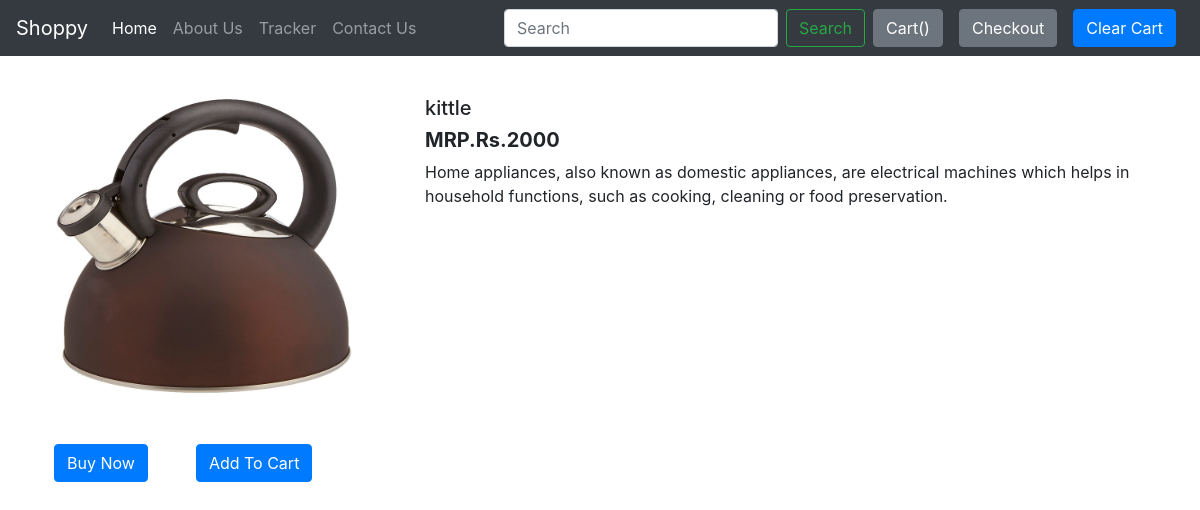
Page /shop/products/17 on the committed database.
### shop/models.py (models this page shows, shortened)
class Product(models.Model):
    product_id = models.AutoField
    product_name = models.CharField(max_length=50)
    category = models.CharField(max_length=50, default="")
    subcategory = models.CharField(max_length=50, default="")
    price = models.IntegerField(default=0)
    desc = models.CharField(max_length=3000)
    pub_date = models.DateField()
    image = models.ImageField(upload_to="shop/images", default="")

### shop/views.py (the view)
# urls.py: path("products/<int:myid>", views.productView, name="ProductView"),
def productView(request, myid):
    product = Product.objects.filter(id=myid)
    return render(request, 'shop/prodView.html', {'product': product[0]})

### shop/templates/shop/prodView.html (shortened to what this page needs)
{% extends 'shop/basic.html' %}
{% block body %}
<div class="container my-5 py-5">
    <div class="row">
        <div class="col-md-4">
            <div class="row">
            <img src="/media/{{product.image}}" width="300px" height="300px" class="mx-4">
            </div>
            <div class="row">
                <button class="btn btn-primary my-5 mx-4 mx-2">Buy Now</button>
                <button class="btn btn-primary my-5 mx-4 mx-2">Add To Cart</button>
            </div>
        </div>
        <div class="col-md-8">
            <h5>{{product.product_name}}</h5>
            <h5><b>MRP.Rs.{{product.price}}</b></h5>
            <p>{{product.desc}}</p>
        </div>
    </div>
</div>
{% endblock %}

### rows in the picture
Product: image (picture), product_name "kittle", price "2000", desc "Home appliances, also known as domestic appliances, are electrical machines which helps in household functions, such as cooking, cleaning or food preservation."
